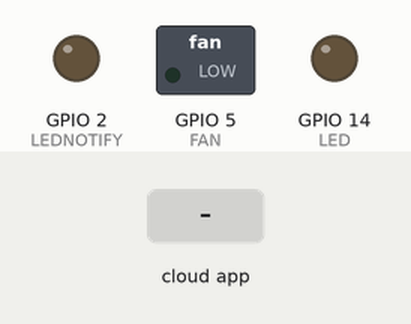
Simulated run of this sketch. Board: ESP8266 (NodeMCU). On the bench: switched loads named in the sketch (green lamp = pin HIGH), output pins drawn as LEDs (lit = HIGH). The test bench sets the inputs (shaded band). WiFi joins after 1.5 s; servers stay silent unless stated; the Firebase database answers and starts empty; what the sketch prints to the serial monitor is not drawn.

Above: at 2.7 s.
2.8 s: the phone or cloud app sets LED to 1
At 3.6 s:
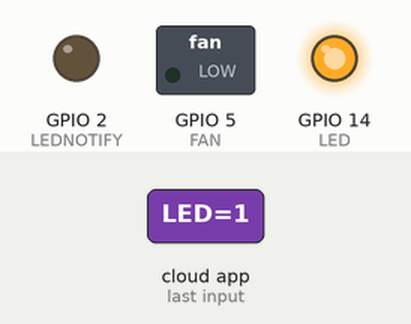
4.5 s: the phone or cloud app sets FAN to 1
At 4.8 s:
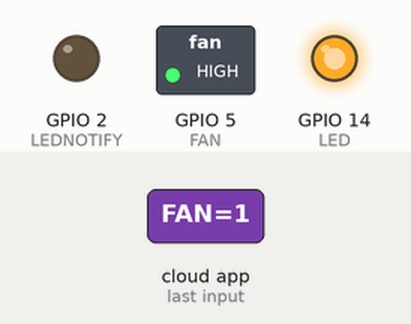
6.0 s: the phone or cloud app sets LED to 0
At 7.4 s:
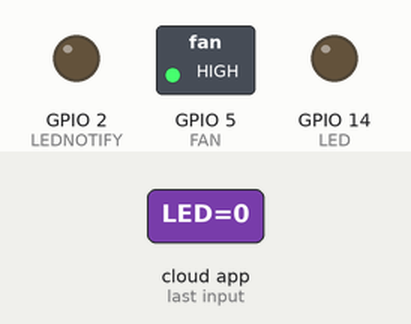
7.8 s: the phone or cloud app sets FAN to 0
At 8.6 s:
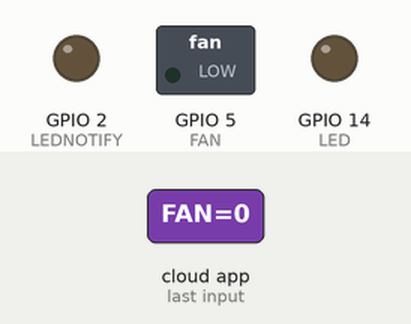
Timing chart, 0 to 10.3 s (numbered marks = the images above; inputs shaded):
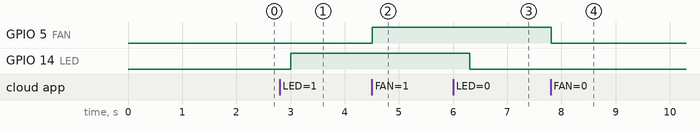

Measured:
- after the input at 2.8 s, GPIO 14 (LED): LOW → HIGH after 0.21 s
- after the input at 4.5 s, GPIO 5 (FAN): LOW → HIGH at once
- after the input at 6.0 s, GPIO 14 (LED): HIGH → LOW after 0.31 s
- after the input at 7.8 s, GPIO 5 (FAN): HIGH → LOW at once

The sketch:

SmartHomeESP.ino
```cpp
#include <ESP8266WiFi.h>
#include <FirebaseArduino.h>

#define WIFI_SSID "Dogs'Home"
#define WIFI_PASSWORD "cal"
#define FIREBASE_HOST "smarthome-d09c4.firebaseio.com"
#define FIREBASE_AUTH ""   //Không dùng xác thực nên không đổi


//LED, MOTOR
#define FAN 5
#define LED 14
#define LEDNOTIFY  2

#define ledValuePath "/LED"
#define fanValuePath "/FAN"

int ledValue;
int fanValue;

void connectFirebase() {
  WiFi.disconnect();
  WiFi.begin(WIFI_SSID, WIFI_PASSWORD);
  Serial.println("connecting");
  while (WiFi.waitForConnectResult() != WL_CONNECTED) {
     Serial.print(".");
     digitalWrite(LEDNOTIFY, HIGH);
     delay(500);
     digitalWrite(LEDNOTIFY, LOW);
     delay(500);
  }
  Serial.println();
  Serial.print("connected: ");
  digitalWrite(LEDNOTIFY, LOW);
  Serial.println(WiFi.localIP());
  Firebase.begin(FIREBASE_HOST, FIREBASE_AUTH);

}

void checkOthers(){

 ledValue = Firebase.getInt(ledValuePath);
 fanValue = Firebase.getInt(fanValuePath);


  digitalWrite(LED,ledValue);
  digitalWrite(FAN, fanValue);

}

void setup() {

  Serial.begin(115200, SERIAL_8N1, SERIAL_TX_ONLY);
  Serial.println("Start Setup");

  pinMode(FAN, OUTPUT);
  pinMode(LEDNOTIFY, OUTPUT);
  pinMode(LED, OUTPUT);

  digitalWrite(FAN, LOW);
  digitalWrite(LEDNOTIFY, LOW);
  digitalWrite(LED, LOW);

  connectFirebase();

  Serial.println("End Setup");
}

void loop() {
  if (Firebase.failed()) {
      Serial.print("Failed to connect Firebase:");
      Serial.println(Firebase.error());
      return;
  }
    checkOthers();
}
```
